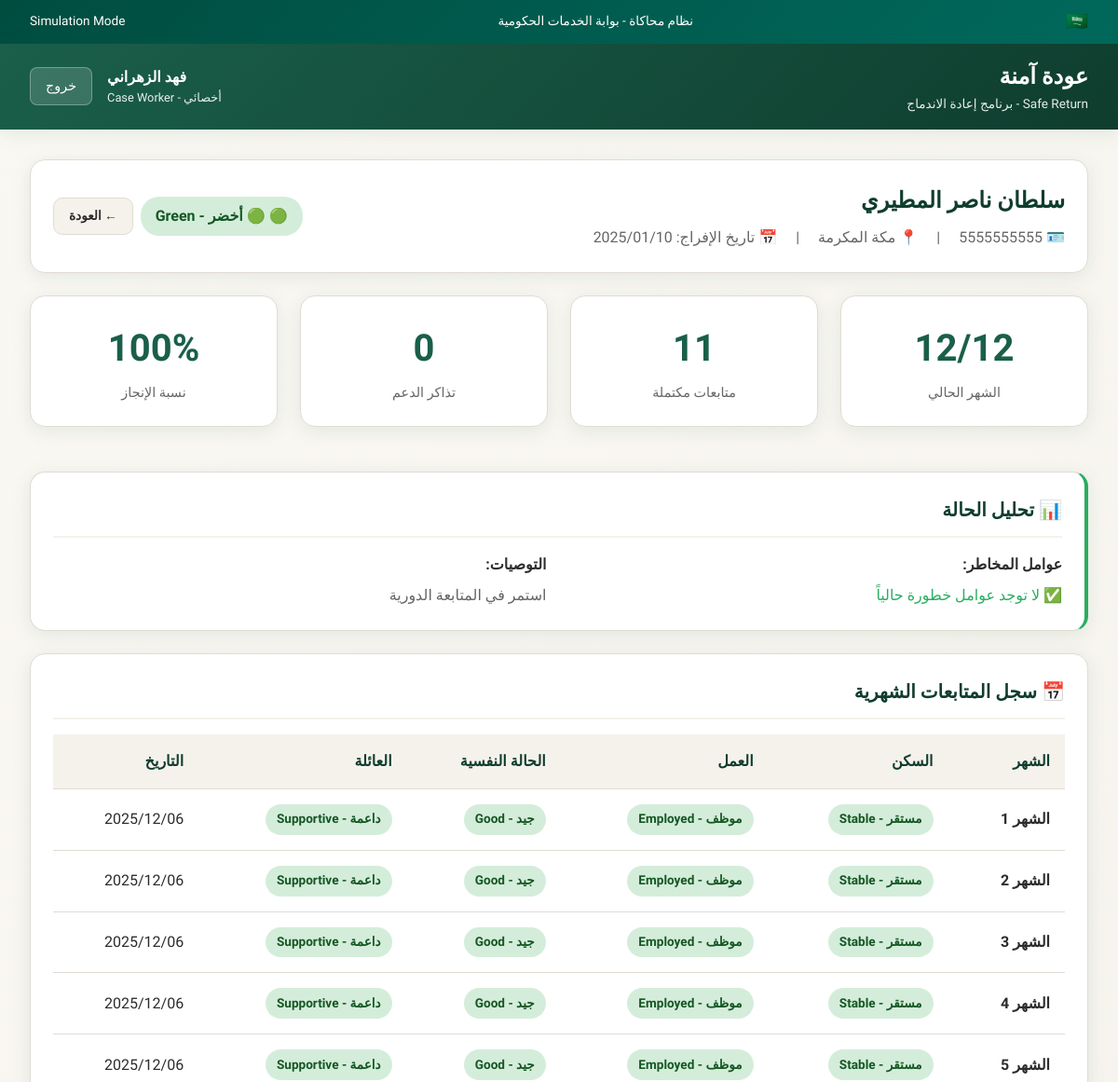
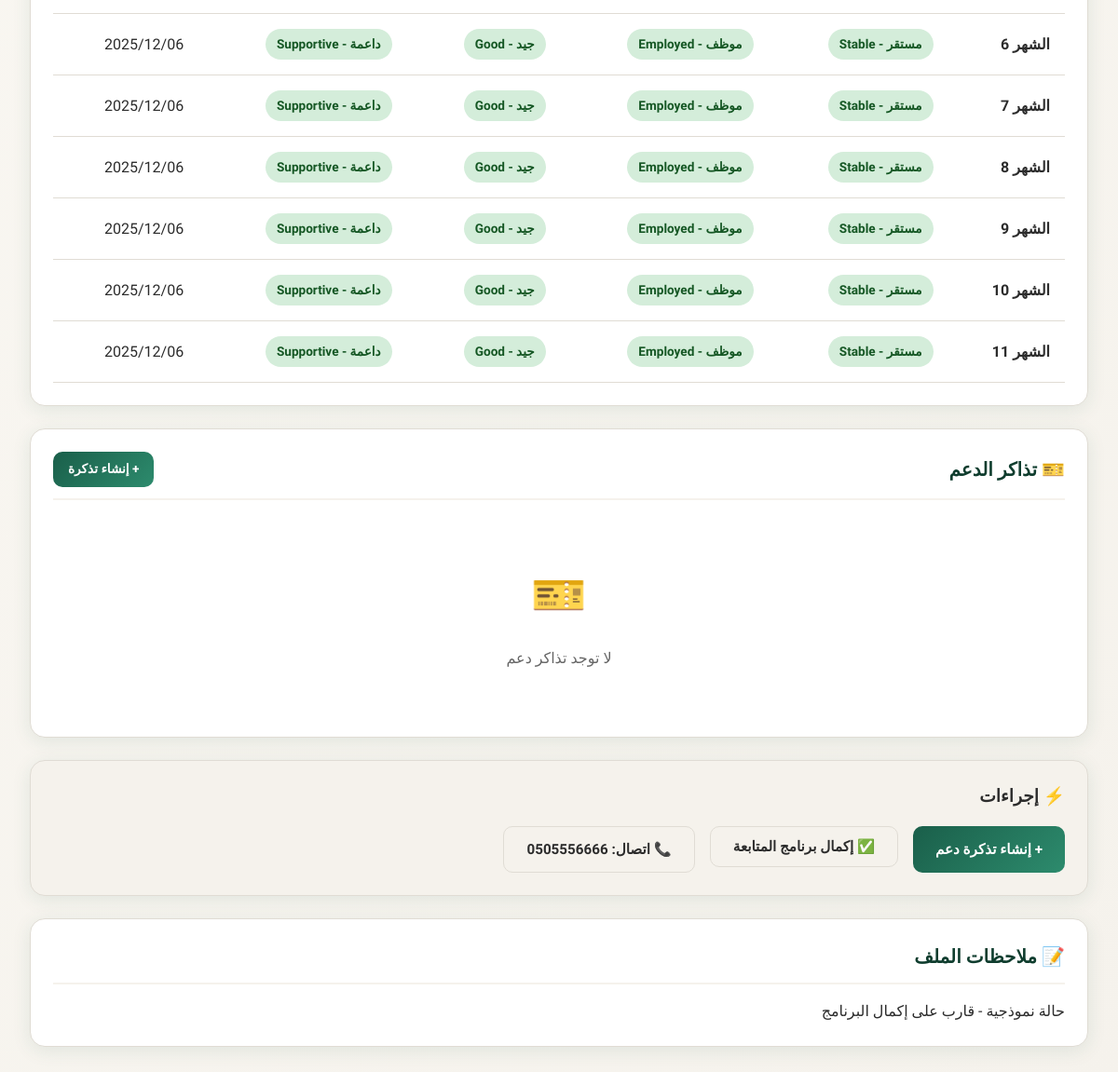
Page /caseworker/profile/5/ (signed in) on the committed database (2 pictures, top to bottom).
### core/models.py (models this page shows, shortened)
class User(models.Model):
    ROLE_CHOICES = [
        ('beneficiary', 'مستفيد - Beneficiary'),      # Released person
        ('case_worker', 'أخصائي - Case Worker'),      # Social worker
        ('admin', 'مدير - Admin'),                     # System admin
    ]
    national_id = models.CharField(
        max_length=10,
        unique=True,
        verbose_name='رقم الهوية الوطنية'
    )
    full_name = models.CharField(
        max_length=200,
        verbose_name='الاسم الكامل'
    )
    role = models.CharField(
        max_length=20,
        choices=ROLE_CHOICES,
        default='beneficiary',
        verbose_name='الدور'
    )
    phone = models.CharField(
        max_length=15,
        blank=True,
        verbose_name='رقم الجوال'
    )
    created_at = models.DateTimeField(auto_now_add=True)
    class Meta:
        verbose_name = 'مستخدم'
        verbose_name_plural = 'المستخدمون'

class ReleaseProfile(models.Model):
    RISK_LEVEL_CHOICES = [
        ('green', '🟢 أخضر - Green'),    # Low risk, stable
        ('yellow', '🟡 أصفر - Yellow'),  # Medium risk, needs monitoring
        ('red', '🔴 أحمر - Red'),        # High risk, needs intervention
    ]
    CITY_CHOICES = [
        ('riyadh', 'الرياض'),
        ('jeddah', 'جدة'),
        ('mecca', 'مكة المكرمة'),
        ('medina', 'المدينة المنورة'),
        ('dammam', 'الدمام'),
        ('khobar', 'الخبر'),
        ('taif', 'الطائف'),
        ('tabuk', 'تبوك'),
        ('other', 'أخرى'),
    ]
    user = models.OneToOneField(
        User,
        on_delete=models.CASCADE,
        related_name='release_profile',
        verbose_name='المستخدم'
    )
    release_date = models.DateField(
        verbose_name='تاريخ الإفراج'
    )
    end_of_followup_date = models.DateField(
        verbose_name='تاريخ انتهاء المتابعة'
    )
    risk_level = models.CharField(
        max_length=10,
        choices=RISK_LEVEL_CHOICES,
        default='green',
        verbose_name='مستوى الخطورة'
    )
    city = models.CharField(
        max_length=50,
        choices=CITY_CHOICES,
        default='riyadh',
        verbose_name='المدينة'
    )
    notes = models.TextField(
        blank=True,
        verbose_name='ملاحظات'
    )
    assigned_case_worker = models.ForeignKey(
        User,
        on_delete=models.SET_NULL,
        null=True,
        blank=True,
        related_name='assigned_profiles',
        limit_choices_to={'role': 'case_worker'},
        verbose_name='الأخصائي المسؤول'
    )
    is_completed = models.BooleanField(
        default=False,
        verbose_name='مكتمل'
    )
    created_at = models.DateTimeField(auto_now_add=True)
    updated_at = models.DateTimeField(auto_now=True)
    class Meta:
        verbose_name = 'ملف الإفراج'
        verbose_name_plural = 'ملفات الإفراج'
        ordering = ['-created_at']
    @property
    def current_month(self):
        if not self.release_date:
            return 0
        days_since_release = (timezone.now().date() - self.release_date).days
        month = (days_since_release // 30) + 1
        return min(month, 12)  # Cap at 12 months
    @property
    def progress_percentage(self):
        return min(100, int((self.current_month / 12) * 100))

class MonthlyCheckin(models.Model):
    HOUSING_STATUS_CHOICES = [
        ('stable', 'مستقر - Stable'),
        ('temporary', 'مؤقت - Temporary'),
        ('with_family', 'مع العائلة - With Family'),
        ('homeless', 'بدون مأوى - Homeless'),
    ]
    JOB_STATUS_CHOICES = [
        ('employed', 'موظف - Employed'),
        ('self_employed', 'عمل حر - Self Employed'),
        ('searching', 'يبحث عن عمل - Searching'),
        ('unemployed', 'عاطل - Unemployed'),
        ('training', 'في تدريب - In Training'),
    ]
    MENTAL_STATE_CHOICES = [
        ('good', 'جيد - Good'),
        ('moderate', 'متوسط - Moderate'),
        ('stressed', 'متوتر - Stressed'),
        ('bad', 'سيء - Bad'),
    ]
    FAMILY_STATUS_CHOICES = [
        ('supportive', 'داعمة - Supportive'),
        ('neutral', 'محايدة - Neutral'),
        ('problematic', 'مشكلات - Problematic'),
        ('no_contact', 'لا تواصل - No Contact'),
    ]
    release_profile = models.ForeignKey(
        ReleaseProfile,
        on_delete=models.CASCADE,
        related_name='checkins',
        verbose_name='ملف الإفراج'
    )
    month_index = models.PositiveIntegerField(
        verbose_name='رقم الشهر'
    )  # 1-12
    housing_status = models.CharField(
        max_length=20,
        choices=HOUSING_STATUS_CHOICES,
        verbose_name='حالة السكن'
    )
    job_status = models.CharField(
        max_length=20,
        choices=JOB_STATUS_CHOICES,
        verbose_name='حالة العمل'
    )
    mental_state = models.CharField(
        max_length=20,
        choices=MENTAL_STATE_CHOICES,
        verbose_name='الحالة النفسية'
    )
    family_status = models.CharField(
        max_length=20,
        choices=FAMILY_STATUS_CHOICES,
        verbose_name='حالة العائلة'
    )
    free_text_notes = models.TextField(
        blank=True,
        verbose_name='ملاحظات إضافية'
    )
    created_at = models.DateTimeField(auto_now_add=True)
    class Meta:
        verbose_name = 'متابعة شهرية'
        verbose_name_plural = 'المتابعات الشهرية'
        ordering = ['-month_index']
        unique_together = ['release_profile', 'month_index']

### core/views.py (the view)
# urls.py: path('caseworker/profile/<int:profile_id>/', views.profile_detail, name='profile_detail'),
def profile_detail(request, profile_id):
    user = get_current_user(request)
    if not user or user.role not in ['case_worker', 'admin']:
        return redirect('login_select')
    profile = get_object_or_404(ReleaseProfile, id=profile_id)
    checkins = profile.checkins.all().order_by('month_index')
    tickets = profile.tickets.all()
    risk_summary = get_risk_summary(profile)
    context = {
        'user': user,
        'profile': profile,
        'checkins': checkins,
        'tickets': tickets,
        'risk_summary': risk_summary,
        'ticket_types': SupportTicket.TYPE_CHOICES,
    }
    return render(request, 'core/profile_detail.html', context)

### core/templates/core/profile_detail.html (shortened to what this page needs)
{% extends 'core/base.html' %}
{% block content %}
<div class="card" style="display: flex; justify-content: space-between; align-items: center; flex-wrap: wrap; gap: 1rem;">
    <div>
        <h2 style="color: var(--primary-dark); margin-bottom: 0.5rem;">{{ profile.user.full_name }}</h2>
        <div style="color: var(--text-muted);">
            <span>🪪 {{ profile.user.national_id }}</span>
            <span style="margin: 0 1rem;">|</span>
            <span>📍 {{ profile.get_city_display }}</span>
            <span style="margin: 0 1rem;">|</span>
            <span>📅 تاريخ الإفراج: {{ profile.release_date|date:"Y/m/d" }}</span>
        </div>
    </div>
    <div style="display: flex; gap: 0.5rem; align-items: center;">
        <span class="risk-badge risk-{{ profile.risk_level }}" style="font-size: 1rem; padding: 0.5rem 1rem;">
            {% if profile.risk_level == 'green' %}🟢{% elif profile.risk_level == 'yellow' %}🟡{% else %}🔴{% endif %}
            {{ profile.get_risk_level_display }}
        </span>
        <a href="{% url 'caseworker_dashboard' %}" class="btn btn-secondary btn-sm">← العودة</a>
    </div>
</div>
<div class="grid grid-4" style="margin-bottom: 1.5rem;">
    <div class="card stat-card">
        <div class="stat-number">{{ profile.current_month }}/12</div>
        <div class="stat-label">الشهر الحالي</div>
    </div>
    <div class="card stat-card">
        <div class="stat-number">{{ checkins.count }}</div>
        <div class="stat-label">متابعات مكتملة</div>
    </div>
    <div class="card stat-card">
        <div class="stat-number">{{ tickets.count }}</div>
        <div class="stat-label">تذاكر الدعم</div>
    </div>
    <div class="card stat-card">
        <div class="stat-number">{{ profile.progress_percentage }}%</div>
        <div class="stat-label">نسبة الإنجاز</div>
    </div>
</div>
<div class="card" style="border-right: 4px solid {% if profile.risk_level == 'red' %}var(--danger){% elif profile.risk_level == 'yellow' %}var(--warning){% else %}var(--success){% endif %};">
    <div class="card-header">
        <h2 class="card-title">📊 تحليل الحالة</h2>
    </div>
    <div class="grid grid-2">
        <div>
            <strong>عوامل المخاطر:</strong>
            {% if risk_summary.factors %}
            <ul style="margin-top: 0.5rem; padding-right: 1.5rem;">
                {% for factor in risk_summary.factors %}
                <li style="color: var(--danger);">{{ factor }}</li>
                {% endfor %}
            </ul>
            {% else %}
            <p style="color: var(--success); margin-top: 0.5rem;">✅ لا توجد عوامل خطورة حالياً</p>
            {% endif %}
        </div>
        <div>
            <strong>التوصيات:</strong>
            {% if risk_summary.recommendations %}
            <ul style="margin-top: 0.5rem; padding-right: 1.5rem;">
                {% for rec in risk_summary.recommendations %}
                <li style="color: var(--primary);">{{ rec }}</li>
                {% endfor %}
            </ul>
            {% else %}
            <p style="color: var(--text-muted); margin-top: 0.5rem;">استمر في المتابعة الدورية</p>
            {% endif %}
        </div>
    </div>
</div>
<div class="card">
    <div class="card-header">
        <h2 class="card-title">📅 سجل المتابعات الشهرية</h2>
    </div>
    {% if checkins %}
    <div class="table-container">
        <table>
            <thead>
                <tr>
                    <th>الشهر</th>
                    <th>السكن</th>
                    <th>العمل</th>
                    <th>الحالة النفسية</th>
                    <th>العائلة</th>
                    <th>التاريخ</th>
                </tr>
            </thead>
            <tbody>
                {% for checkin in checkins %}
                <tr>
                    <td><strong>الشهر {{ checkin.month_index }}</strong></td>
                    <td>
                        <span class="{% if checkin.housing_status == 'homeless' %}risk-badge risk-red{% elif checkin.housing_status == 'temporary' %}risk-badge risk-yellow{% else %}risk-badge risk-green{% endif %}">
                            {{ checkin.get_housing_status_display }}
                        </span>
                    </td>
                    <td>
                        <span class="{% if checkin.job_status == 'unemployed' %}risk-badge risk-yellow{% elif checkin.job_status == 'employed' %}risk-badge risk-green{% else %}risk-badge risk-green{% endif %}">
                            {{ checkin.get_job_status_display }}
                        </span>
                    </td>
                    <td>
                        <span class="{% if checkin.mental_state == 'bad' %}risk-badge risk-red{% elif checkin.mental_state == 'stressed' %}risk-badge risk-yellow{% else %}risk-badge risk-green{% endif %}">
                            {{ checkin.get_mental_state_display }}
                        </span>
                    </td>
                    <td>
                        <span class="{% if checkin.family_status == 'problematic' %}risk-badge risk-yellow{% elif checkin.family_status == 'no_contact' %}risk-badge risk-yellow{% else %}risk-badge risk-green{% endif %}">
                            {{ checkin.get_family_status_display }}
                        </span>
                    </td>
                    <td>{{ checkin.created_at|date:"Y/m/d" }}</td>
                </tr>
                {% endfor %}
            </tbody>
        </table>
    </div>
    {% else %}
    <div class="empty-state">
        <div class="empty-state-icon">📋</div>
        <p>لم يتم تسجيل أي متابعات شهرية بعد</p>
    </div>
    {% endif %}
</div>
<div class="card">
    <div class="card-header">
        <h2 class="card-title">🎫 تذاكر الدعم</h2>
        <a href="{% url 'create_ticket' profile.id %}" class="btn btn-primary btn-sm">+ إنشاء تذكرة</a>
    </div>
    {% if tickets %}
    <div class="table-container">
        <table>
            <thead>
                <tr>
                    <th>النوع</th>
                    <th>الحالة</th>
                    <th>الملاحظات</th>
                    <th>المصدر</th>
                    <th>التاريخ</th>
                    <th>إجراء</th>
                </tr>
            </thead>
            <tbody>
                {% for ticket in tickets %}
                <tr>
                    <td>{{ ticket.get_ticket_type_display }}</td>
                    <td>
                        <span class="status-badge status-{{ ticket.status }}">
                            {{ ticket.get_status_display }}
                        </span>
                    </td>
                    <td>{{ ticket.notes|truncatewords:15 }}</td>
                    <td>
                        {% if ticket.is_auto_generated %}
                        <span style="color: var(--text-muted);">🤖 تلقائي</span>
                        {% else %}
                        <span>👤 {{ ticket.created_by.full_name }}</span>
                        {% endif %}
                    </td>
                    <td>{{ ticket.created_at|date:"Y/m/d" }}</td>
                    <td>
                        <form method="post" action="{% url 'update_ticket_status' ticket.id %}" style="display: inline;">
                            {% csrf_token %}
                            <select name="status" class="form-control" style="padding: 0.25rem; width: auto;" onchange="this.form.submit()">
                                <option value="open" {% if ticket.status == 'open' %}selected{% endif %}>مفتوح</option>
                                <option value="in_progress" {% if ticket.status == 'in_progress' %}selected{% endif %}>قيد المعالجة</option>
                                <option value="resolved" {% if ticket.status == 'resolved' %}selected{% endif %}>تم الحل</option>
                                <option value="closed" {% if ticket.status == 'closed' %}selected{% endif %}>مغلق</option>
                            </select>
                        </form>
                    </td>
                </tr>
                {% endfor %}
            </tbody>
        </table>
    </div>
    {% else %}
    <div class="empty-state">
        <div class="empty-state-icon">🎫</div>
        <p>لا توجد تذاكر دعم</p>
    </div>
    {% endif %}
</div>
<div class="card" style="background: var(--bg-light);">
    <h3 style="margin-bottom: 1rem;">⚡ إجراءات</h3>
    <div style="display: flex; gap: 1rem; flex-wrap: wrap;">
        <a href="{% url 'create_ticket' profile.id %}" class="btn btn-primary">
            + إنشاء تذكرة دعم
        </a>
        {% if profile.current_month >= 12 and not profile.is_completed %}
        <form method="post" action="{% url 'mark_profile_completed' profile.id %}" style="display: inline;">
            <button type="submit" class="btn btn-secondary" onclick="return confirm('هل أنت متأكد من إكمال المتابعة؟')">
                ✅ إكمال برنامج المتابعة
            </button>
        </form>
        {% endif %}
        {% if profile.user.phone %}
        <a href="tel:{{ profile.user.phone }}" class="btn btn-secondary">
            📞 اتصال: {{ profile.user.phone }}
        </a>
        {% endif %}
    </div>
</div>
{% if profile.notes %}
<div class="card">
    <div class="card-header">
        <h2 class="card-title">📝 ملاحظات الملف</h2>
    </div>
    <p>{{ profile.notes }}</p>
</div>
{% endif %}
{% endblock %}

### core/templates/core/base.html (shortened to what this page needs)
<!DOCTYPE html>
<html lang="ar" dir="rtl">
<head>
</head>
<body>
    <div class="absher-banner">
        <span class="saudi-emblem">🇸🇦</span>
        <span>نظام محاكاة - بوابة الخدمات الحكومية</span>
        <span>Simulation Mode</span>
    </div>
    <header class="header">
        <div class="header-logo">
            <div>
                <h1>عودة آمنة</h1>
                <div class="subtitle">Safe Return - برنامج إعادة الاندماج</div>
            </div>
        </div>
        {% if user %}
        <div class="header-user">
            <div class="user-info">
                <div class="user-name">{{ user.full_name }}</div>
                <div class="user-role">{{ user.get_role_display }}</div>
            </div>
            <a href="{% url 'logout' %}" class="btn-logout">خروج</a>
        </div>
        {% endif %}
    </header>
    <main class="main-content">
        {% block content %}{% endblock %}
    </main>
</body>
</html>

### rows in the picture
User: full_name "فهد الزهراني", role "أخصائي - Case Worker"
ReleaseProfile: user.full_name "سلطان ناصر المطيري", user.national_id "5555555555", city "مكة المكرمة", release_date "2025/01/10", risk_level "🟢 أخضر - Green", current_month "12", count "0", progress_percentage "100", user.phone "0505556666", notes "حالة نموذجية - قارب على إكمال البرنامج"
MonthlyCheckin: month_index "1", housing_status "مستقر - Stable", job_status "موظف - Employed", mental_state "جيد - Good", family_status "داعمة - Supportive", created_at "2025/12/06"
MonthlyCheckin: month_index "2", housing_status "مستقر - Stable", job_status "موظف - Employed", mental_state "جيد - Good", family_status "داعمة - Supportive", created_at "2025/12/06"
MonthlyCheckin: month_index "3", housing_status "مستقر - Stable", job_status "موظف - Employed", mental_state "جيد - Good", family_status "داعمة - Supportive", created_at "2025/12/06"
MonthlyCheckin: month_index "4", housing_status "مستقر - Stable", job_status "موظف - Employed", mental_state "جيد - Good", family_status "داعمة - Supportive", created_at "2025/12/06"
MonthlyCheckin: month_index "5", housing_status "مستقر - Stable", job_status "موظف - Employed", mental_state "جيد - Good", family_status "داعمة - Supportive", created_at "2025/12/06"
MonthlyCheckin: month_index "6", housing_status "مستقر - Stable", job_status "موظف - Employed", mental_state "جيد - Good", family_status "داعمة - Supportive", created_at "2025/12/06"
MonthlyCheckin: month_index "7", housing_status "مستقر - Stable", job_status "موظف - Employed", mental_state "جيد - Good", family_status "داعمة - Supportive", created_at "2025/12/06"
MonthlyCheckin: month_index "8", housing_status "مستقر - Stable", job_status "موظف - Employed", mental_state "جيد - Good", family_status "داعمة - Supportive", created_at "2025/12/06"
MonthlyCheckin: month_index "9", housing_status "مستقر - Stable", job_status "موظف - Employed", mental_state "جيد - Good", family_status "داعمة - Supportive", created_at "2025/12/06"
MonthlyCheckin: month_index "10", housing_status "مستقر - Stable", job_status "موظف - Employed", mental_state "جيد - Good", family_status "داعمة - Supportive", created_at "2025/12/06"
MonthlyCheckin: month_index "11", housing_status "مستقر - Stable", job_status "موظف - Employed", mental_state "جيد - Good", family_status "داعمة - Supportive", created_at "2025/12/06"

### other values in the picture
{{ checkins.count }} "11"
